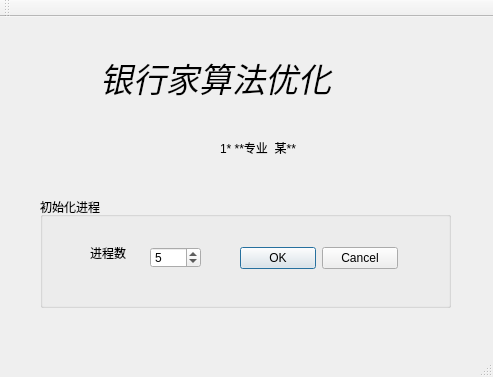
<?xml version="1.0" encoding="UTF-8"?>
<ui version="4.0">
 <class>MainWindow</class>
 <widget class="QMainWindow" name="MainWindow">
  <property name="enabled">
   <bool>true</bool>
  </property>
  <property name="geometry">
   <rect>
    <x>0</x>
    <y>0</y>
    <width>493</width>
    <height>377</height>
   </rect>
  </property>
  <property name="windowTitle">
   <string>MainWindow</string>
  </property>
  <property name="styleSheet">
   <string notr="true">background-image: url(:/pic/波浪米白色.jpg);</string>
  </property>
  <widget class="QWidget" name="centralWidget">
   <widget class="QGroupBox" name="groupBox">
    <property name="geometry">
     <rect>
      <x>40</x>
      <y>180</y>
      <width>411</width>
      <height>111</height>
     </rect>
    </property>
    <property name="title">
     <string>初始化进程</string>
    </property>
    <widget class="QLabel" name="label">
     <property name="geometry">
      <rect>
       <x>50</x>
       <y>50</y>
       <width>54</width>
       <height>12</height>
      </rect>
     </property>
     <property name="text">
      <string>进程数</string>
     </property>
    </widget>
    <widget class="QSpinBox" name="spinBoxProcess">
     <property name="enabled">
      <bool>true</bool>
     </property>
     <property name="geometry">
      <rect>
       <x>110</x>
       <y>50</y>
       <width>51</width>
       <height>21</height>
      </rect>
     </property>
     <property name="minimum">
      <number>1</number>
     </property>
     <property name="maximum">
      <number>10</number>
     </property>
     <property name="value">
      <number>5</number>
     </property>
    </widget>
    <widget class="QDialogButtonBox" name="buttonBox">
     <property name="geometry">
      <rect>
       <x>200</x>
       <y>50</y>
       <width>158</width>
       <height>23</height>
      </rect>
     </property>
     <property name="standardButtons">
      <set>QDialogButtonBox::Cancel|QDialogButtonBox::Ok</set>
     </property>
    </widget>
   </widget>
   <widget class="QLabel" name="label_2">
    <property name="geometry">
     <rect>
      <x>100</x>
      <y>40</y>
      <width>301</width>
      <height>41</height>
     </rect>
    </property>
    <property name="font">
     <font>
      <family>04b_21</family>
      <pointsize>25</pointsize>
      <italic>true</italic>
     </font>
    </property>
    <property name="styleSheet">
     <string notr="true">border-image: url(:/pic/波浪米白色.jpg);</string>
    </property>
    <property name="text">
     <string>银行家算法优化</string>
    </property>
   </widget>
   <widget class="QLabel" name="label_3">
    <property name="geometry">
     <rect>
      <x>220</x>
      <y>120</y>
      <width>261</width>
      <height>21</height>
     </rect>
    </property>
    <property name="text">
     <string>1* **专业  某**</string>
    </property>
   </widget>
  </widget>
  <widget class="QMenuBar" name="menuBar">
   <property name="geometry">
    <rect>
     <x>0</x>
     <y>0</y>
     <width>493</width>
     <height>23</height>
    </rect>
   </property>
  </widget>
  <widget class="QToolBar" name="mainToolBar">
   <attribute name="toolBarArea">
    <enum>TopToolBarArea</enum>
   </attribute>
   <attribute name="toolBarBreak">
    <bool>false</bool>
   </attribute>
  </widget>
  <widget class="QStatusBar" name="statusBar"/>
 </widget>
 <layoutdefault spacing="6" margin="11"/>
 <resources/>
 <connections/>
</ui>
